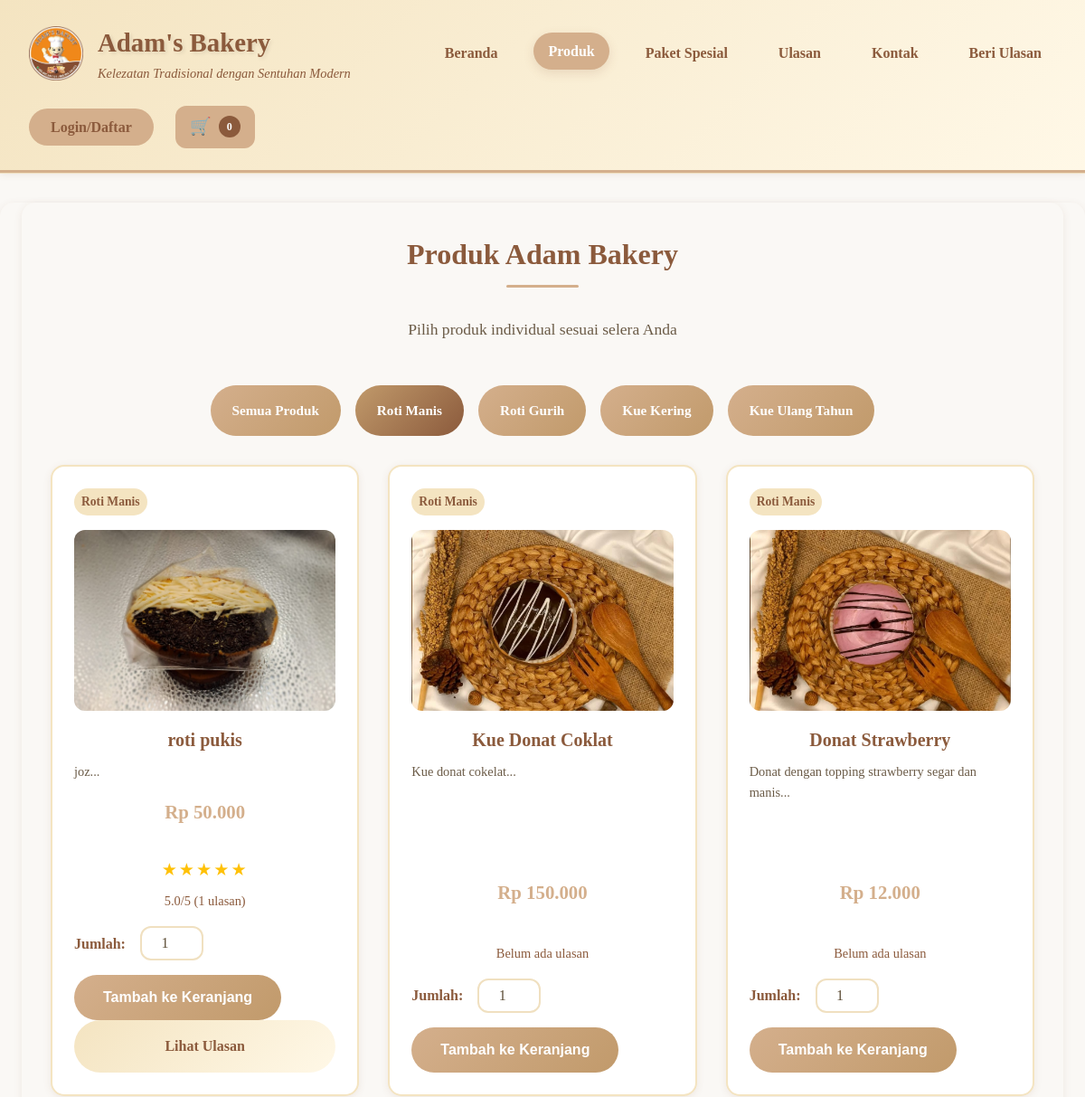
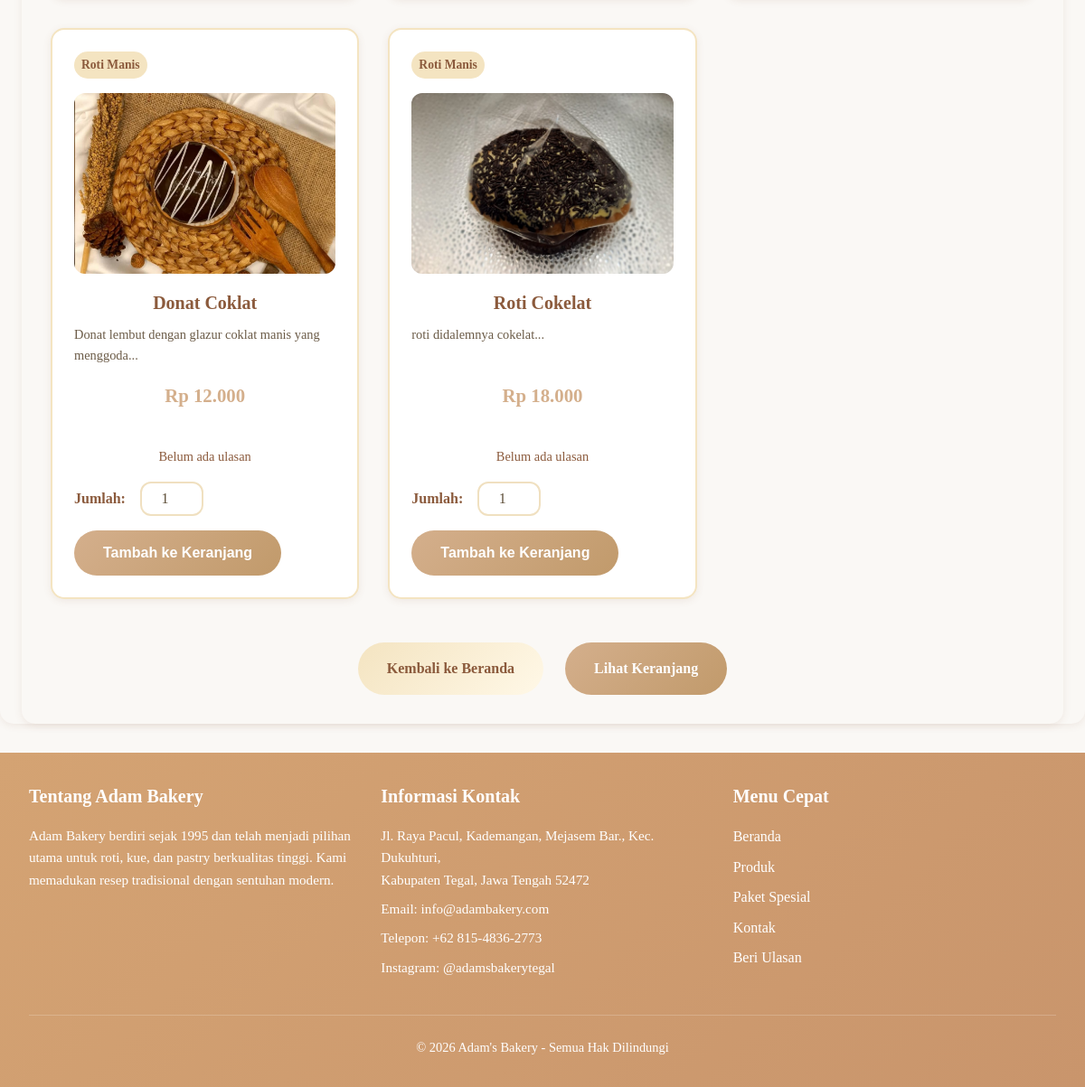
Screenshot of /products.php?category=Roti Manis with the database file from the repository (2 pictures, top to bottom).
### tables this page shows
CREATE TABLE `products` (
  `id` int(11) NOT NULL AUTO_INCREMENT,
  `category_id` int(11) NOT NULL,
  `nama` varchar(255) NOT NULL,
  `harga` decimal(10,2) NOT NULL,
  `kategori` enum('Roti Manis','Roti Gurih','Kue Kering','Kue Ulang Tahun') NOT NULL,
  `deskripsi` text DEFAULT NULL,
  `image` varchar(255) DEFAULT 'placeholder.jpg',
  `created_at` timestamp NOT NULL DEFAULT current_timestamp(),
  `updated_at` timestamp NOT NULL DEFAULT current_timestamp() ON UPDATE current_timestamp(),
  PRIMARY KEY (`id`),
  KEY `idx_category_id` (`category_id`),
  CONSTRAINT `products_ibfk_1` FOREIGN KEY (`category_id`) REFERENCES `categories` (`id`) ON DELETE CASCADE
);

### backend/sanitizer.php (called while the page is built, shortened)
<?php
class InputSanitizer
{
    public static function sanitizeString($input)
    {
        return trim($input);
    }
    public static function escapeHtml($output)
    {
        return htmlspecialchars($output, ENT_QUOTES, 'UTF-8');
    }
    public static function escapeAttr($output)
    {
        return htmlspecialchars($output, ENT_QUOTES, 'UTF-8');
    }
}
?>

### products.php (the view, shortened to what this page needs)
<?php
require_once 'includes/init.php';
$selectedCategory = InputSanitizer::sanitizeString($_GET['category'] ?? CATEGORY_ALL);
$conn = Database::getInstance()->getConnection();
$categories = [
    'all' => 'Semua Produk',
    'Roti Manis' => 'Roti Manis',
    'Roti Gurih' => 'Roti Gurih',
    'Kue Kering' => 'Kue Kering',
    'Kue Ulang Tahun' => 'Kue Ulang Tahun'
];
if ($selectedCategory === CATEGORY_ALL) {
    $stmt = $conn->prepare('SELECT id, nama, kategori, harga, deskripsi, image FROM products ORDER BY id DESC');
} else {
    $stmt = $conn->prepare('SELECT id, nama, kategori, harga, deskripsi, image FROM products WHERE kategori = ? ORDER BY id DESC');
    $stmt->bind_param('s', $selectedCategory);
}
$stmt->execute();
$productsResult = $stmt->get_result();
function getProductReviews($conn, $productId)
{
    $stmt = $conn->prepare('SELECT AVG(rating) as avg_rating, COUNT(*) as total FROM reviews WHERE product_id = ? AND item_type = "product"');
    $stmt->bind_param('i', $productId);
    $stmt->execute();
    $result = $stmt->get_result();
    if ($result->num_rows > 0) {
        return $result->fetch_assoc();
    }
    return ['avg_rating' => 0, 'total' => 0];
}
?>
<!DOCTYPE html>
<html lang="id">
<head>
    <link rel="stylesheet" href="/assets/css/style.css">
</head>
<body>
    <?php require_once 'includes/header.php'; ?>
    <main class="products-page">
        <section class="page-header">
            <h2>Produk Adam Bakery</h2>
            <p>Pilih produk individual sesuai selera Anda</p>
        </section>
        <section class="category-filter">
            <div class="filter-buttons">
                <?php foreach ($categories as $key => $name): ?>
                    <a href="?category=<?php echo InputSanitizer::escapeAttr($key); ?>"
                       class="btn <?php echo $selectedCategory === $key ? 'active' : 'secondary'; ?>">
                        <?php echo InputSanitizer::escapeHtml($name); ?>
                    </a>
                <?php endforeach; ?>
            </div>
        </section>
        <section class="products-section">
            <?php if ($productsResult->num_rows > 0): ?>
                <div class="product-grid">
                    <?php while ($product = $productsResult->fetch_assoc()): ?>
                        <?php
                            $reviews = getProductReviews($conn, $product['id']);
                            $imageFile = 'uploads/' . $product['image'];
                        ?>
                        <div class="product-card">
                            <div class="product-category">
                                <?php echo InputSanitizer::escapeHtml($product['kategori']); ?>
                            </div>
                            <img src="<?php echo InputSanitizer::escapeAttr($imageFile); ?>"
                                 alt="<?php echo InputSanitizer::escapeAttr($product['nama']); ?>"
                                 class="product-image">
                            <h3 class="product-name">
                                <?php echo InputSanitizer::escapeHtml($product['nama']); ?>
                            </h3>
                            <?php if ($product['deskripsi']): ?>
                                <p class="product-description">
                                    <?php echo InputSanitizer::escapeHtml(substr($product['deskripsi'], 0, 60) . '...'); ?>
                                </p>
                            <?php endif; ?>
                            <div class="product-price">
                                <?php echo formatCurrency($product['harga']); ?>
                            </div>
                            <div class="product-reviews">
                                <?php if ($reviews['total'] > 0): ?>
                                    <?php echo renderStarRating((int)round($reviews['avg_rating'])); ?>
                                    <small class="review-count">
                                        <?php echo number_format($reviews['avg_rating'], 1); ?>/5 (<?php echo $reviews['total']; ?> ulasan)
                                    </small>
                                <?php else: ?>
                                    <small class="no-reviews">Belum ada ulasan</small>
                                <?php endif; ?>
                            </div>
                            <form method="post" action="add_to_cart.php" class="add-to-cart-form">
                                <div class="quantity-input">
                                    <label for="qty-<?php echo $product['id']; ?>">Jumlah:</label>
                                    <input type="number"
                                           id="qty-<?php echo $product['id']; ?>"
                                           name="quantity"
                                           value="1"
                                           min="1"
                                           max="100">
                                </div>
                                <button type="submit" class="btn btn-primary">Tambah ke Keranjang</button>
                            </form>
                            <?php if ($reviews['total'] > 0): ?>
                                <a href="view_reviews.php?type=product&id=<?php echo $product['id']; ?>"
                                   class="btn btn-secondary">
                                    Lihat Ulasan
                                </a>
                            <?php endif; ?>
                        </div>
                    <?php endwhile; ?>
                </div>
            <?php endif; ?>
        </section>
        <div class="page-actions">
            <a href="index.php" class="btn btn-secondary">Kembali ke Beranda</a>
            <a href="checkout.php" class="btn btn-primary">Lihat Keranjang</a>
        </div>
    </main>
    <?php require_once 'includes/footer.php'; ?>
</body>
</html>

### backend/helpers.php (shortened to what this page needs)
<?php
require_once __DIR__ . '/sanitizer.php';
function formatCurrency($amount)
{
    return 'Rp ' . number_format($amount, 0, ',', '.');
}
function renderStarRating($rating, $maxStars = 5)
{
    $html = '<div class="rating">';
    for ($i = 1; $i <= $maxStars; $i++) {
        $class = $i <= $rating ? '' : 'empty';
        $html .= '<span class="' . $class . '">★</span>';
    }
    $html .= '</div>';
    return $html;
}
?>

### rows the page displays
products: kategori "Roti Manis", image (picture), nama "roti pukis", deskripsi "joz...", harga "Rp 50.000", avg_rating "5.0", total "1"
products: kategori "Roti Manis", image (picture), nama "Kue Donat Coklat", deskripsi "Kue donat cokelat...", harga "Rp 150.000", shows "Belum ada ulasan"
products: kategori "Roti Manis", image (picture), nama "Donat Strawberry", deskripsi "Donat dengan topping strawberry segar dan manis...", harga "Rp 12.000", shows "Belum ada ulasan"
products: kategori "Roti Manis", image (picture), nama "Donat Coklat", deskripsi "Donat lembut dengan glazur coklat manis yang menggoda...", harga "Rp 12.000", shows "Belum ada ulasan"
products: kategori "Roti Manis", image (picture), nama "Roti Cokelat", deskripsi "roti didalemnya cokelat...", harga "Rp 18.000", shows "Belum ada ulasan"

### other values shown
APP_NAME "Adam's Bakery"
$cartSummary['count'] "0"
InputSanitizer::escapeHtml($name) "Semua Produk"
InputSanitizer::escapeHtml($name) "Roti Manis"
InputSanitizer::escapeHtml($name) "Roti Gurih"
InputSanitizer::escapeHtml($name) "Kue Kering"
InputSanitizer::escapeHtml($name) "Kue Ulang Tahun"
